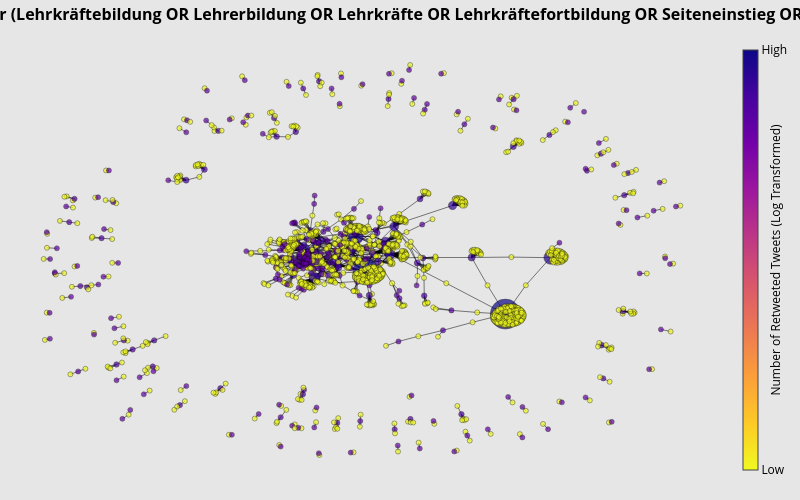

Notebook code cell kept with this figure:
### Markdown cell above
# Visualizing Follower Networks
The code below creates an interactive network visualization using Plotly. There are a number of different attributes to the plot worth noting:
- The nodes are colored by the number of retweeted tweets. Those with a number of retweeted tweets are colored blue and purple, and those who only retweet are colored yellow.
- Those with more connections in total are larger to make it easier to spot them.

### Code cell
# Create the graph and specify the layout of the graph
G = nx.from_pandas_edgelist(df, "retweeter", "tweeter")
pos = nx.drawing.layout.spring_layout(G)
nx.set_node_attributes(G, pos, "pos")

# Create a dictionary of nodes and their order
nodes_dict = {id: node for (id, node) in enumerate(G.nodes())}

# Gather edge positions for visualization
edge_x = []
edge_y = []
for edge in G.edges():
    x0_point, y0_point = G.nodes[edge[0]]["pos"]
    x1_point, y1_point = G.nodes[edge[1]]["pos"]
    edge_x.append(x0_point)
    edge_x.append(x1_point)
    edge_x.append(None)
    edge_y.append(y0_point)
    edge_y.append(y1_point)
    edge_y.append(None)

# Add edges as disconnected lines
edge_trace = go.Scatter(
    x=edge_x,
    y=edge_y,
    line=dict(width=0.5, color="#000000"),
    hoverinfo="none",
    mode="lines",
)

# Gather node positions for visualization
node_x = []
node_y = []
for node in G.nodes():
    x, y = G.nodes[node]["pos"]
    node_x.append(x)
    node_y.append(y)

# Iterate through the nodes and store the usernames and tweeting information
node_text = []
node_adjacencies = []
node_sizes = []
node_colors = []

# Iterate through the nodes and create the text to be shown on hover
for node_number, adjacencies in enumerate(G.adjacency()):
    node_text.append(  # Set the text to be shown on hover
        "Username: "
        + str(adjacencies[0])  # The username
        + "<br>"
        + "Number of Connections: "
        + str(len(adjacencies[1]))  # The number of connections
        + "<br>"
        + "Number of Retweeted Tweets: "
        + str(in_degrees[nodes_dict[node_number]])
        + "<br>"
        + "Number of Retweets: "
        + str(out_degrees[nodes_dict[node_number]])
    )
    node_adjacencies.append(len(adjacencies[1]))
    node_sizes.append(len(adjacencies[1]))
    node_colors.append(in_degrees[nodes_dict[node_number]])

# Log transform the color list for visualization purposes
node_colors = np.array(node_colors)
node_colors_temp = np.where(node_colors > 1.0e-10, node_colors, 1.0e-10)
node_colors_log = np.log10(node_colors_temp)

# Scale the size of the nodes between two values
scaler = MinMaxScaler(feature_range=(5, 30))
node_sizes = scaler.fit_transform(np.array(node_sizes).reshape(-1, 1))

# Plot the nodes
node_trace = go.Scatter(
    x=node_x,
    y=node_y,
    mode="markers",
    hoverinfo="text",
    marker=dict(
        showscale=True,
        colorscale="Plasma",  # For more colorscale options, go here: https://plotly.com/python/builtin-colorscales/
        reversescale=True,
        color=[],
        size=10,
        colorbar=dict(
            thickness=15,
            title="Number of Retweeted Tweets (Log Transformed)",
            titlefont=dict(size=12),
            xanchor="left",
            titleside="right",
            tickvals=[min(node_colors_log), max(node_colors_log)],
            ticktext=["Low", "High"],
        ),
        line=dict(color="Black", width=0.5),
    ),
)

# Set the size, color, and text of the nodes
node_trace.marker.size = node_sizes
node_trace.marker.color = node_colors_log
node_trace.text = node_text

# Customize and display the figure
fig = go.Figure(
    data=[edge_trace, node_trace],
    layout=go.Layout(
        title="<b>Retweet Network Graph for "
        + str(words)
        + "<b>",  # Set your title here
        title_x=0.5,
        titlefont_size=16,
        showlegend=False,
        paper_bgcolor="#e6e6e6",  # Set the background color (excluding the plot) here
        plot_bgcolor="#e6e6e6",  # Set the plot background color here
        font_color="#000000",
        hovermode="closest",
        margin=dict(b=20, l=5, r=5, t=40),
        xaxis=dict(showgrid=False, zeroline=False, showticklabels=False),
        yaxis=dict(showgrid=False, zeroline=False, showticklabels=False),
        width=800,  # Adjust the width of the plot
        height=500,  # Adjust the height of the plot
    ),
)
fig.show()

### Figure 1 — Plotly figure (JSON) as saved in the notebook; plotly's stock layout.template omitted (floating-point values rounded to 4 significant figures; data arrays with more than 128 entries replaced by an {"elided": "..."} marker saying what was removed)
{"data": [{"hoverinfo": "none", "line": {"color": "#000000", "width": 0.5}, "mode": "lines", "type": "scatter", "x": {"elided": "4752 float values"}, "y": {"elided": "4752 float values"}}, {"hoverinfo": "text", "marker": {"color": {"elided": "1554 float values"}, "colorbar": {"thickness": 15, "ticktext": ["Low", "High"], "tickvals": [-10, 2.297], "title": {"font": {"size": 12}, "side": "right", "text": "Number of Retweeted Tweets (Log Transformed)"}, "xanchor": "left"}, "colorscale": [[0, "#0d0887"], [0.1111, "#46039f"], [0.2222, "#7201a8"], [0.3333, "#9c179e"], [0.4444, "#bd3786"], [0.5556, "#d8576b"], [0.6667, "#ed7953"], [0.7778, "#fb9f3a"], [0.8889, "#fdca26"], [1, "#f0f921"]], "line": {"color": "Black", "width": 0.5}, "reversescale": true, "showscale": true, "size": {"elided": "1554x1 float values"}}, "mode": "markers", "text": {"elided": "1554 str values"}, "type": "scatter", "x": {"elided": "1554 float values"}, "y": {"elided": "1554 float values"}}], "layout": {"font": {"color": "#000000"}, "height": 500, "hovermode": "closest", "margin": {"b": 20, "l": 5, "r": 5, "t": 40}, "paper_bgcolor": "#e6e6e6", "plot_bgcolor": "#e6e6e6", "showlegend": false, "title": {"font": {"size": 16}, "text": "<b>Retweet Network Graph for (Lehrkräftebildung OR Lehrerbildung OR Lehrkräfte OR Lehrkräftefortbildung OR Seiteneinstieg OR Quereinstieg OR Lehramt)<b>", "x": 0.5}, "width": 800, "xaxis": {"showgrid": false, "showticklabels": false, "zeroline": false}, "yaxis": {"showgrid": false, "showticklabels": false, "zeroline": false}}}
